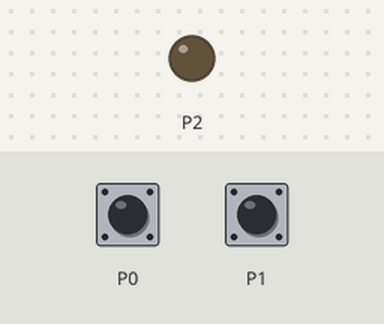
Simulated run of this program. Board: BBC micro:bit (MakeCode). Shown: output pins drawn as LEDs (lit = HIGH). Inputs (shaded band) come from the test bench; at power-on: P1 LOW.

Above: at 1.2 s.
1.3 s: touch pin P0 pressed for 0.15 s
At 2.6 s:
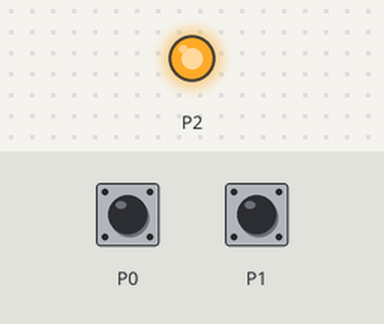
2.9 s: P1 pulled HIGH for 0.15 s
At 4.0 s:
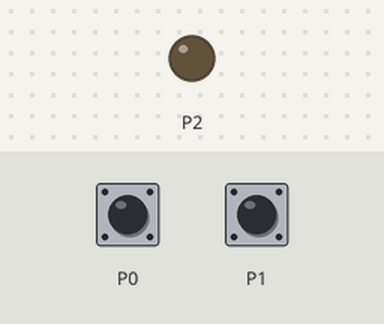
Timing chart, 0 to 5.9 s (numbered marks = the images above; inputs shaded):
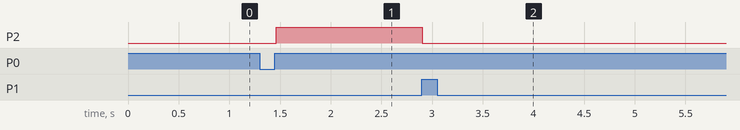

Measured:
- after the input at 1.3 s, P2: LOW → HIGH after 0.16 s
- after the input at 2.9 s, P2: HIGH → LOW at once

The program:

main.ts
```typescript
input.onPinPressed(TouchPin.P0, function () {
    switch2 = !(switch2)
})
let switch2 = false
switch2 = false
basic.forever(function () {
    if (pins.digitalReadPin(DigitalPin.P1) == 0) {
        if (switch2 == true) {
            pins.digitalWritePin(DigitalPin.P2, 1)
        } else {
            pins.digitalWritePin(DigitalPin.P2, 0)
        }
    } else {
        pins.digitalWritePin(DigitalPin.P2, 0)
        switch2 = false
    }
})
```

test.ts
```typescript
// 在這裡測試；當此封包作為擴充功能時，將不會編譯此內容。
```
